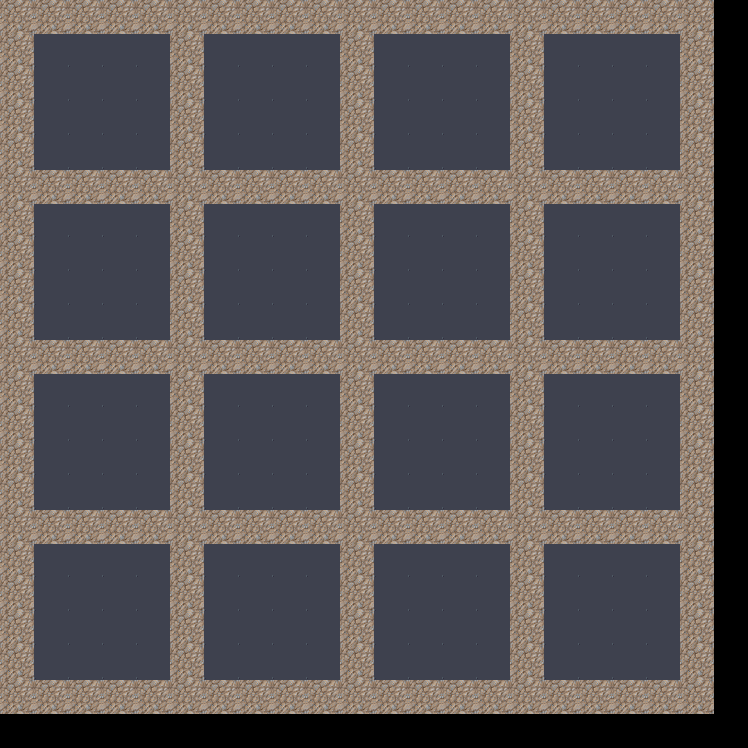

This game map was drawn from its Tiled (.tmx) file and the tilesets committed beside it. A one-line description and the trimmed map source follow:
An orthogonal 22x22 tile map with 34x34 px tiles, 1 tile layer (Tile Layer 1), 2 tilesets.

<map version="1.0" orientation="orthogonal" width="22" height="22" tilewidth="34" tileheight="34">
 <tileset firstgid="78" name="dungeon_tiles" tilewidth="34" tileheight="34">
  <image source="dungeon_tiles.png" width="368" height="384" />
 </tileset>
 <tileset firstgid="188" name="wood_tileset" tilewidth="34" tileheight="34">
  <image source="wood_tileset.png" width="512" height="512" />
 </tileset>
 <layer name="Tile Layer 1" width="22" height="22">
  <data>[484 cells, 484 non-empty, 3 distinct tile ids]</data>
 </layer>
</map>
